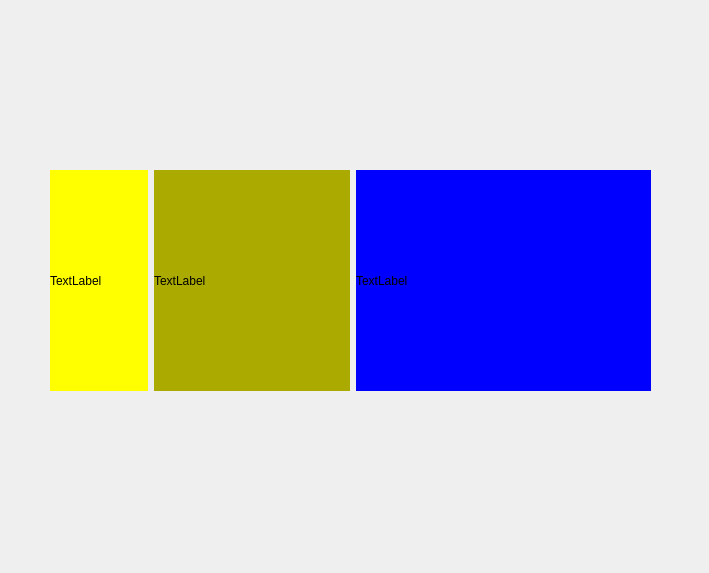
<?xml version="1.0" encoding="UTF-8"?>
<ui version="4.0">
 <class>Form</class>
 <widget class="QWidget" name="Form">
  <property name="geometry">
   <rect>
    <x>0</x>
    <y>0</y>
    <width>709</width>
    <height>573</height>
   </rect>
  </property>
  <property name="windowTitle">
   <string>Form</string>
  </property>
  <widget class="QWidget" name="">
   <property name="geometry">
    <rect>
     <x>50</x>
     <y>170</y>
     <width>601</width>
     <height>221</height>
    </rect>
   </property>
   <layout class="QHBoxLayout" name="horizontalLayout" stretch="1,2,3">
    <item>
     <widget class="QLabel" name="label">
      <property name="styleSheet">
       <string notr="true">background-color: rgb(255, 255, 0);</string>
      </property>
      <property name="text">
       <string>TextLabel</string>
      </property>
     </widget>
    </item>
    <item>
     <widget class="QLabel" name="label_2">
      <property name="styleSheet">
       <string notr="true">background-color: rgb(170, 170, 0);</string>
      </property>
      <property name="text">
       <string>TextLabel</string>
      </property>
     </widget>
    </item>
    <item>
     <widget class="QLabel" name="label_3">
      <property name="styleSheet">
       <string notr="true">background-color: rgb(0, 0, 255);</string>
      </property>
      <property name="text">
       <string>TextLabel</string>
      </property>
     </widget>
    </item>
   </layout>
  </widget>
 </widget>
 <resources/>
 <connections/>
</ui>
